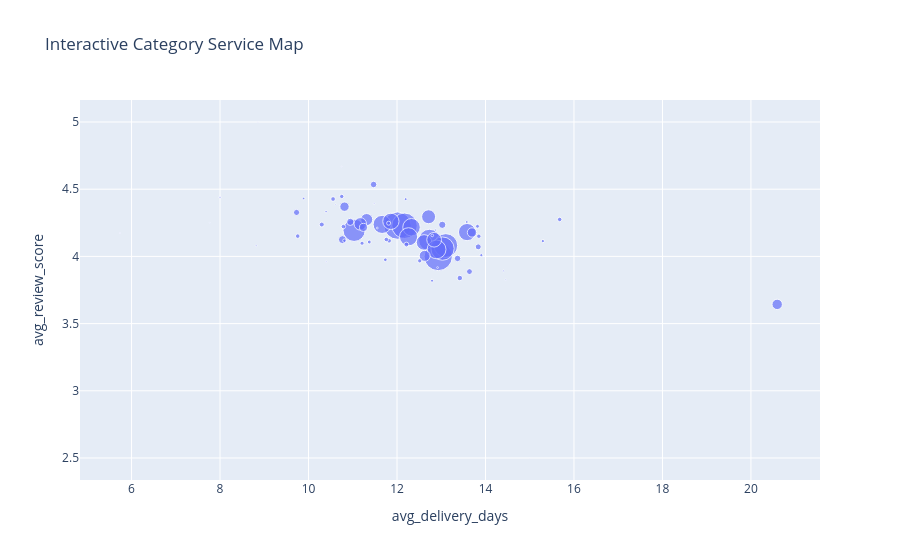

The code cell stored with this chart in its notebook:
### Code cell
if px is not None:
    interactive_service = px.scatter(
        q10,
        x='avg_delivery_days',
        y='avg_review_score',
        size='order_count',
        hover_name='category_name_english',
        hover_data=['total_revenue_brl', 'order_count'],
        title='Interactive Category Service Map'
    )
    interactive_service.show()
else:
    print('plotly is optional; install it to enable the interactive view.')

### Figure 1 — Plotly figure (JSON) as saved in the notebook; plotly's stock layout.template omitted (floating-point values rounded to 4 significant figures; data arrays with more than 128 entries replaced by an {"elided": "..."} marker saying what was removed)
{"data": [{"customdata": {"elided": "72x2 float values"}, "hovertemplate": "<b>%{hovertext}</b><br><br>avg_delivery_days=%{x}<br>avg_review_score=%{y}<br>order_count=%{customdata[1]}<br>total_revenue_brl=%{customdata[0]}<extra></extra>", "hovertext": ["health_beauty", "watches_gifts", "bed_bath_table", "sports_leisure", "computers_accessories", "furniture_decor", "housewares", "cool_stuff", "auto", "toys", "garden_tools", "baby", "perfumery", "telephony", "office_furniture", "stationery", "computers", "pet_shop", "musical_instruments", "small_appliances", "unknown", "electronics", "fashion_bags_accessories", "consoles_games", "construction_tools_construction", "luggage_accessories", "home_appliances_2", "home_construction", "home_appliances", "agro_industry_and_commerce", "furniture_living_room", "home_confort", "fixed_telephony", "air_conditioning", "audio", "small_appliances_home_oven_and_coffee", "kitchen_dining_laundry_garden_furniture", "books_general_interest", "construction_tools_lights", "construction_tools_safety", "industry_commerce_and_business", "food", "market_place", "costruction_tools_garden", "art", "fashion_shoes", "drinks", "signaling_and_security", "furniture_bedroom", "books_technical", "costruction_tools_tools", "food_drink", "fashion_male_clothing", "fashion_underwear_beach", "christmas_supplies", "tablets_printing_image", "cine_photo", "music", "dvds_blu_ray", "party_supplies", "books_imported", "furniture_mattress_and_upholstery", "fashio_female_clothing", "fashion_sport", "la_cuisine", "arts_and_craftmanship", "diapers_and_hygiene", "flowers", "home_comfort_2", "cds_dvds_musicals", "fashion_childrens_clothes", "security_and_services"], "legendgroup": "", "marker": {"color": "#636efa", "size": [8647, 5495, 9272, 7530, 6530, 6307, 5743, 3559, 3810, 3804, 3448, 2809, 3086, 4093, 1254, 2264, 177, 1688, 611, 609, 1412, 2517, 1820, 1018, 736, 1019, 227, 483, 747, 177, 414, 392, 212, 246, 348, 72, 241, 496, 242, 159, 232, 441, 274, 190, 195, 235, 287, 138, 90, 256, 97, 221, 106, 117, 125, 79, 63, 38, 56, 38, 50, 37, 36, 26, 13, 23, 25, 29, 24, 12, 7, 2], "sizemode": "area", "sizeref": 23.18, "symbol": "circle"}, "mode": "markers", "name": "", "orientation": "v", "showlegend": false, "type": "scatter", "x": [12.01, 12.73, 12.93, 12.17, 13.1, 13.03, 11.03, 12.33, 12.26, 11.66, 13.58, 12.61, 11.86, 12.89, 20.59, 12.71, 13.82, 11.31, 13.02, 10.94, 12.63, 12.84, 11.17, 13.7, 10.77, 10.81, 13.85, 13.37, 11.24, 11.37, 13.84, 13.64, 12.51, 11.82, 13.42, 9.889, 11.76, 11.47, 9.756, 11.74, 10.79, 9.73, 12.21, 11.81, 11.21, 15.68, 10.3, 10.81, 13.58, 10.55, 12.2, 10.75, 12.79, 13.91, 15.3, 12.8, 10.4, 11.55, 12.88, 8.816, 8.0, 14.4, 12.92, 10.62, 7.769, 5.739, 10.4, 11.48, 14.46, 10.75, 8.857, 15.0], "xaxis": "x", "y": [4.229, 4.121, 3.999, 4.228, 4.081, 4.058, 4.194, 4.217, 4.146, 4.238, 4.181, 4.104, 4.261, 4.052, 3.643, 4.295, 4.224, 4.274, 4.235, 4.257, 4.004, 4.124, 4.242, 4.178, 4.125, 4.37, 4.15, 3.985, 4.216, 4.107, 4.071, 3.887, 3.967, 4.116, 3.839, 4.431, 4.126, 4.535, 4.151, 3.975, 4.222, 4.327, 4.088, 4.247, 4.098, 4.275, 4.237, 4.117, 4.256, 4.427, 4.426, 4.446, 3.819, 4.009, 4.114, 4.156, 4.333, 4.211, 4.196, 4.079, 4.44, 3.892, 3.917, 4.385, 4.25, 4.174, 3.96, 4.393, 3.826, 4.667, 5.0, 2.5], "yaxis": "y"}], "layout": {"legend": {"itemsizing": "constant", "tracegroupgap": 0}, "title": {"text": "Interactive Category Service Map"}, "xaxis": {"anchor": "y", "domain": [0, 1], "title": {"text": "avg_delivery_days"}}, "yaxis": {"anchor": "x", "domain": [0, 1], "title": {"text": "avg_review_score"}}}}
